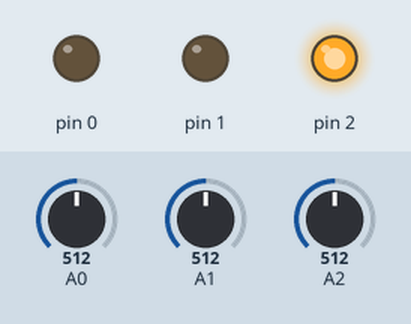
This sketch was run on a simulated Arduino Uno, built with avr-gcc and run on an emulated ATmega328P. Shown: output pins drawn as LEDs (lit = HIGH). The test bench sets the inputs (shaded band); at power-on: A0 = 512, A1 = 512, A2 = 512.

Above: at 1.2 s.
1.3 s: A0 set to 522
At 1.9 s:
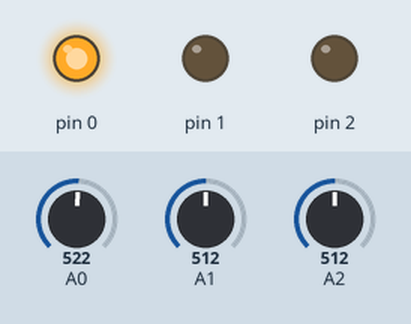
2.8 s: A1 set to 538
At 3.1 s:
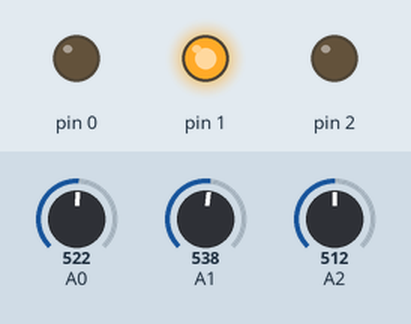
4.3 s: A1 set to 511
At 5.4 s:
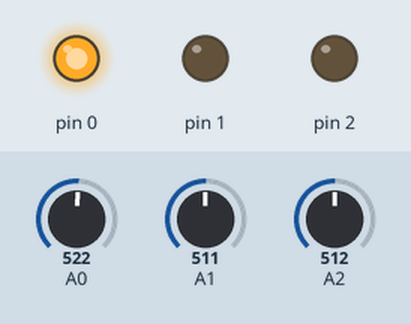
5.8 s: A1 set to 716
At 6.5 s:
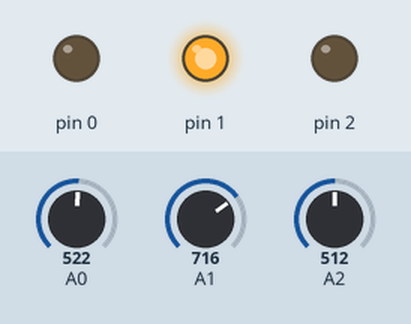
Timing chart, 0 to 8.3 s (numbered marks = the images above; inputs shaded):
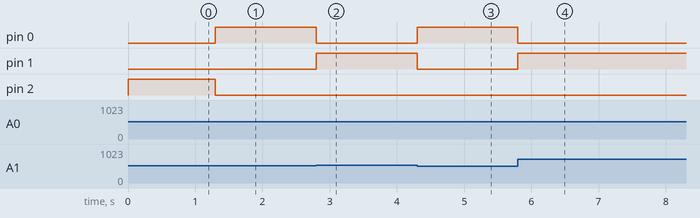

The sketch:

Sheet2_Q6.ino
```cpp
void setup() {
  for ( byte i = 0 ; i < 3 ; i++) {
    pinMode(i , OUTPUT);
    digitalWrite(i, LOW);
  }
}
int val[3];
void loop() {
  val[0] = analogRead(0);
  val[1] = analogRead(1);
  val[2] = analogRead(2);

  if (val[0] > val [1]){
    if (val[0] > val[2]){
      digitalWrite(0 , HIGH);
      digitalWrite(1 , LOW);
      digitalWrite(2 , LOW);
    }else{
      digitalWrite(2 , HIGH);
      digitalWrite(0 , LOW);
      digitalWrite(1 , LOW);
    }
  }else{
    if (val[1] > val[2]){
      digitalWrite(1 , HIGH);
      digitalWrite(0 , LOW);
      digitalWrite(2 , LOW);
    }else{
      digitalWrite(2 , HIGH);
      digitalWrite(0 , LOW);
      digitalWrite(1 , LOW);
    }
  }

}
```

Measured:
- the behaviour switches between 512 and 513 on A0 (found by bisection; images 0 and 1)
- the behaviour switches between 521 and 522 on A1 (found by bisection; images 1 and 2)
- after the input at 1.3 s, pin 0: LOW → HIGH at once; pin 2: HIGH → LOW at once
- after the input at 2.8 s, pin 0: HIGH → LOW at once; pin 1: LOW → HIGH at once
- after the input at 4.3 s, pin 0: LOW → HIGH at once; pin 1: HIGH → LOW at once
- after the input at 5.8 s, pin 0: HIGH → LOW at once; pin 1: LOW → HIGH at once
